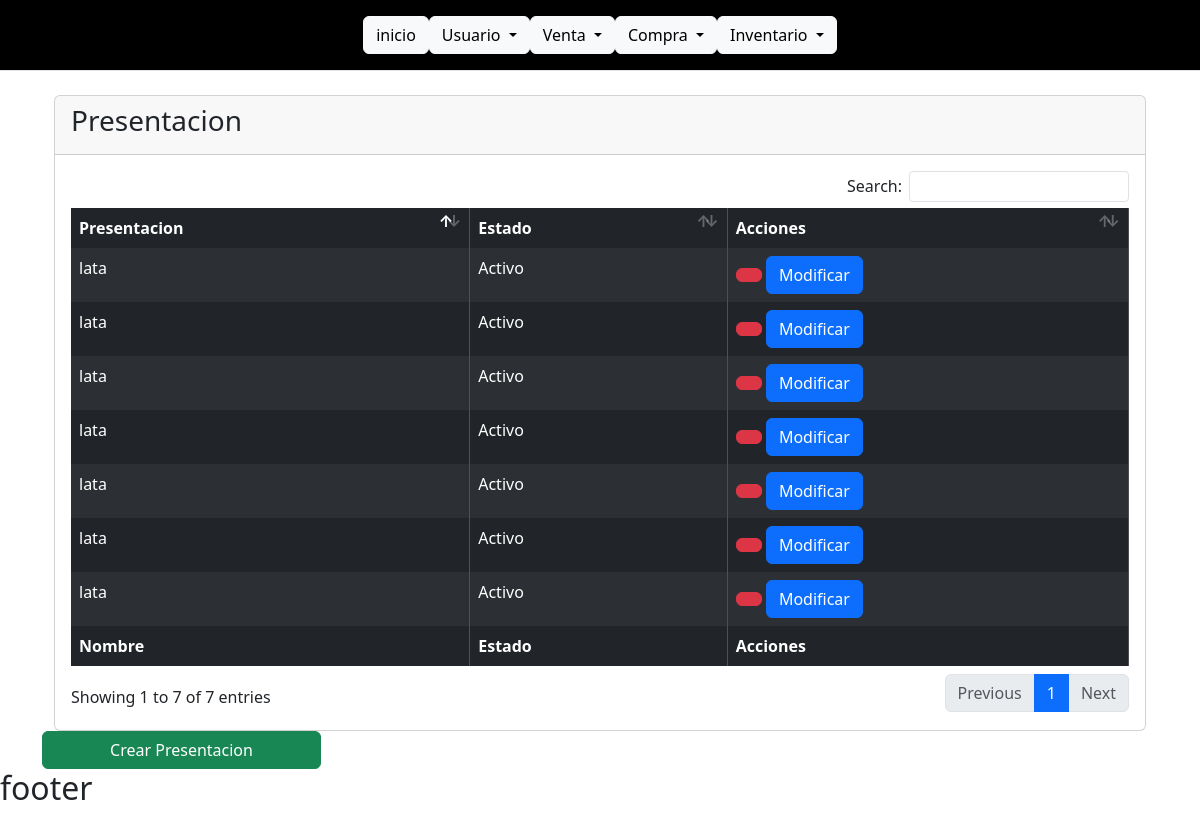
Page /inventarios/presentacion/ (signed in) on the earlier database version.
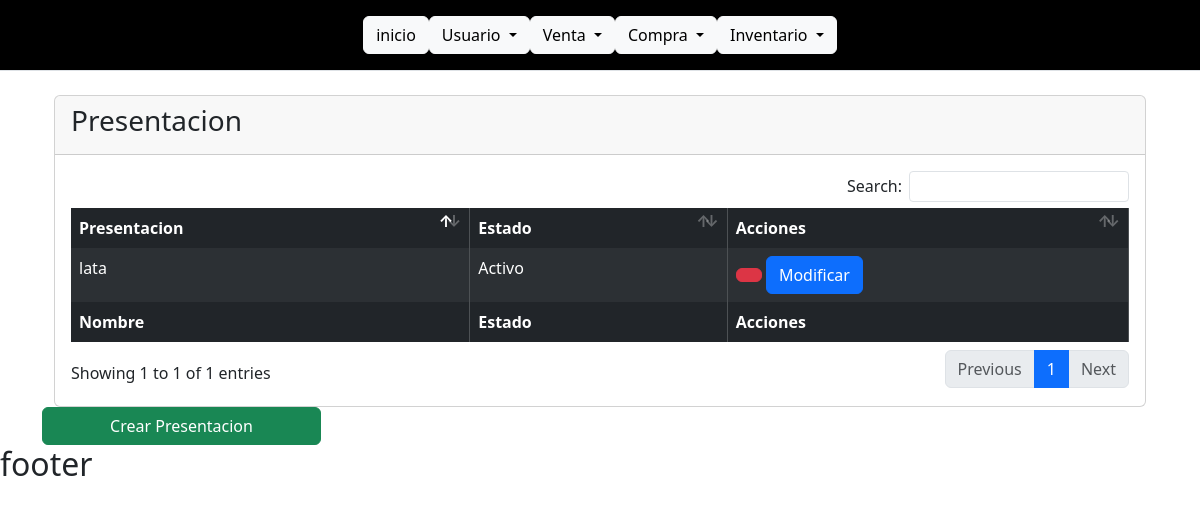
Same page on the later database version.
### inventario/models.py (models this page shows)
class Presentacion(models.Model):
    presentacion=models.CharField(max_length=45,verbose_name="Presentacion")
    class Estado(models.TextChoices):
            ACTIVO='1',_("Activo")
            INACTIVO='0',_("Inactivo")
    estado=models.CharField(max_length=1,choices=Estado.choices,verbose_name="Estado",default=Estado.ACTIVO)

### inventario/views.py (the view)
# urls.py: path('presentacion/',presentacion_listar,name="presentacion"),
@login_required
def presentacion_listar(request):
    titulo="Presentacion"
    modulo="inventarios"
    presentacion=Presentacion.objects.all()
    context={
        "titulo":titulo,
        "modulo":modulo,
        "presentaciones":presentacion
    }
    return render(request,"inventarios/presentacion/listar.html",context)

### base/templates/inventarios/presentacion/listar.html (shortened to what this page needs)
{% extends 'partials/body.html' %}
{% load bootstrap_icons %}
{% block contenido %}
<div class="wrapper">
  <section class="content">
    <div class="container-fluid">
      <div class="row">
        <div class="col-12">
          <div class="card">
            <div class="card-header">
              <h3 class="card-title"> {{titulo}} </h3>
            </div>
            <div class="card-body">
              <table id="example1" class="table table-bordered table-striped table-dark">
                <thead>
                  <tr>
                    <th>Presentacion</th>
                    <th>Estado</th>
                    <th>Acciones</th>
                  </tr>
              </thead>
            <tbody>
              {% for presentacion in presentaciones %} {% if presentacion.estado != "0" %}
              <tr>
                <td>{{presentacion.presentacion}}</td>
                <td>{{presentacion.get_estado_display}}</td>
                <td>
                  <button type="button" data-cafe-bar="{{presentacion.id}}" class="btnEliminar btn btn-danger"
                  data-bs-toggle="modal" data-bs-target="#modalConf">
              </button>
                  <a
                    class="btn btn-primary"
                    href="{% url 'presentacion-modificar' presentacion.id %}"
                    >Modificar</a
                  >
                </td>
              </tr>
              {% endif %} {% endfor %}
            </tbody>
            <tfoot>
              <tr>
                <th>Nombre</th>
                <th>Estado</th>
                <th>Acciones</th>
              </tr>
            </tfoot>
              </table>
            </div>
          </div>
        </div>
      </div>
    </div>
  </section>
  <a href="{% url 'presentacion-crear' %}" class="btn btn-success w-25">Crear {{titulo}}</a>
</div>
{% endblock contenido %}

### base/templates/partials/body.html (shortened to what this page needs)
{% load static %}
{% load django_bootstrap5 %}
<!DOCTYPE html>
<html lang="es">
  <head>
    {% bootstrap_css %} {% bootstrap_javascript %}
    <link rel="stylesheet" href="{% static 'js/SweetAlert2/sweetalert2.min.css' %}">
    <link rel="stylesheet" href="{% static 'plugins/datatables-bs4/css/dataTables.bootstrap4.min.css' %}">
    <link rel="stylesheet" href="{% static 'plugins/datatables-responsive/css/responsive.bootstrap4.min.css' %}">
    <link rel="stylesheet" href="{% static 'plugins/datatables-buttons/css/buttons.bootstrap4.min.css' %}">
  </head>
  <body>
    {% include 'partials/header.html' %}
    <div class="container">
      <div class="row g-5">{% block contenido %} {% endblock contenido %}</div>
    </div>
    {% include 'partials/footer.html' %}
  </body>
</html>

### base/templates/partials/header.html (shortened to what this page needs)
{% load static %}
<header class="d-flex flex-wrap align-items-center justify-content-center justify-content-md-between py-3 mb-4 border-bottom bg-black">
<a href="/" class="d-flex align-items-center col-md-3 mb-2 mb-md-0 text-dark text-decoration-none ">
<svg class="bi me-2" width="40" height="32" role="img" aria-label="Bootstrap"><use xlink:href="#bootstrap"></use></svg>
</a>
<ul class="nav col-12 col-md-auto mb-2 justify-content-center mb-md-0">
<li><button type="button" class="btn btn-light"><a href="{% url 'index' %}" class="dropdown-item">inicio</a></button> </li>
<li> <div class="dropdown ">
  <button class="btn btn-secondary dropdown-toggle btn-light" type="button" data-bs-toggle="dropdown" aria-expanded="false">
    Usuario
  </button>
</div></li>
<li><div class="dropdown ">
  <button class="btn btn-secondary dropdown-toggle btn-light" type="button" data-bs-toggle="dropdown" aria-expanded="false">
    Venta
  </button>
</div></li>
<li><div class="dropdown">
  <button class="btn btn-secondary dropdown-toggle btn-light" type="button" data-bs-toggle="dropdown" aria-expanded="false">
   Compra
  </button>
</div></li>
<li><div class="dropdown">
  <button class="btn btn-secondary dropdown-toggle btn-light" type="button" data-bs-toggle="dropdown" aria-expanded="false">
    Inventario
  </button>
</div></li>
</ul>
</header>

### base/templates/partials/footer.html (shortened to what this page needs)
<h2>footer</h2>

### base/templates/partials/scripts.html (shortened to what this page needs)
{% load static %}
{% load static %}

Differences in the rows shown:
removed Presentacion: presentacion "lata", estado "Activo"
removed Presentacion: presentacion "lata", estado "Activo"
removed Presentacion: presentacion "lata", estado "Activo"
removed Presentacion: presentacion "lata", estado "Activo"
removed Presentacion: presentacion "lata", estado "Activo"
removed Presentacion: presentacion "lata", estado "Activo"
Other differences:
text written by a page script: "Search: Showing 1 to 7 of 7 entries Previous 1 Next" → "Search: Showing 1 to 1 of 1 entries Previous 1 Next"
